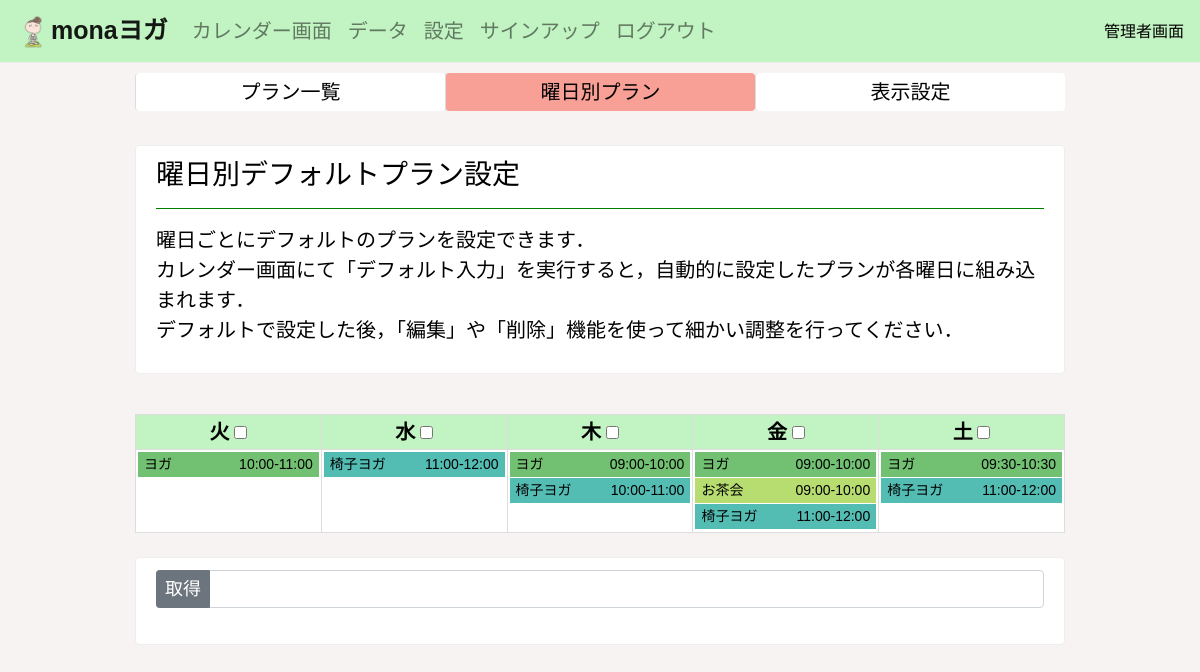
The app's page /calendar_default/ (signed in), older data.
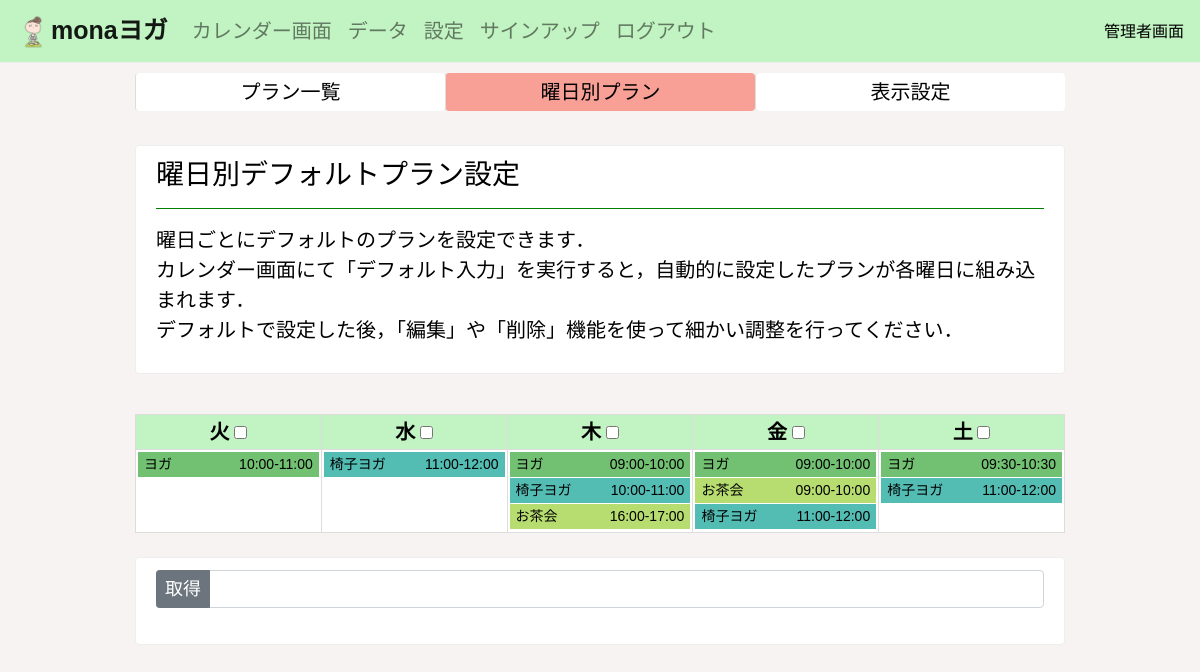
The same page, newer data.
### yogaapp/models.py (models this page shows, shortened)
class WeekdayDefaultModel(models.Model):
    weekday = models.CharField('曜日', max_length=100, default='')
    plan = models.CharField('プラン', max_length=100, default=0)
    time = models.CharField('時間', max_length=50, default='')
    location = models.CharField('場所', max_length=50, default='スタジオ')
    max_book = models.IntegerField('最大予約人数', default=7)
    plan_num = models.IntegerField('モデルナンバー', default=0)

### yogaapp/views/view6.py (the view, shortened to what this page needs)
# urls.py: path('calendar_default/', calendar_dafault_func, name='calendar_default'),
@login_required
def calendar_dafault_func(request):
    setting_plan_model = SettingPlanModel.objects.all().order_by('plan_num')
    a = WeekdayCalendar()
    context = a.get_context_data(setting_plan_model)
    return render(request, 'weekday_default.html', context)

### yogaapp/views/view6.py (called while the page is built)
    def sort_by_time(self, plan_list):
        new_plan_list = []
        for item_list in plan_list:
            if len(item_list) >= 2:
                try:
                    plan = sorted(item_list, key = lambda x: x.time)
                except:
                    pass
                new_plan_list.append(plan)
            else:
                new_plan_list.append(item_list)
        return new_plan_list

    def make_weekday_list(self, plan_list):
        weekday_list = ['monday', 'tuesday', 'wednesday', 'thursday', 'friday', 'saturday']
        if  self.monday == 0: #月曜日が非表示の時の処理
            plan_list.pop(0)
            weekday_list.pop(0)
        return weekday_list

### templates/weekday_default.html (shortened to what this page needs)
{% extends 'base.html' %}
{% load static %}
{% block customcss %}
<link rel="stylesheet" type="text/css" href="{% static 'book_admin.css' %}">
<link rel="stylesheet" type="text/css" href="{% static 'weekday_default.css' %}">
{% endblock customcss %}
{% block header %}
{% include 'header_admin.html' %}
{% endblock header %}
{% block content %}
<div class="container">
    <div class="order_top" id="order" style="margin-top: 10px; margin-bottom: 10px;">
        <ul class="nav nav-pills">
            <li class="nav-item">
                <a id="callendar" class="nav-link" href="{% url 'setting_plan' %}">プラン一覧</a>
            </li>
            <li class="nav-item" style="background-color: rgb(248, 160, 150);">
                <a id="access" class="nav-link" href="{% url 'calendar_default' %}">曜日別プラン</a>
            </li>
            <li class="nav-item">
                <a id="booked_list" class="nav-link" href="{% url 'note' %}">表示設定</a>
            </li>
        </ul>
    </div>
    <br>
    <div class="alert alert-warning setting" role="alert">
        <h3>曜日別デフォルトプラン設定</h3>
        <hr style="border-color: green;">
        <p>
            曜日ごとにデフォルトのプランを設定できます．<br>
            カレンダー画面にて「デフォルト入力」を実行すると，自動的に設定したプランが各曜日に組み込まれます．<br>
            デフォルトで設定した後，「編集」や「削除」機能を使って細かい調整を行ってください．
        </p>
    </div>
    <br>
    <table width="100%">
        <thead style="background-color: rgb(194, 243, 194);">
            <th>火 <input type="checkbox" class="checks" value="tuesday"></th>
            <th>水 <input type="checkbox" class="checks" value="wednesday"></th>
            <th>木 <input type="checkbox" class="checks" value="thursday"></th>
            <th>金 <input type="checkbox" class="checks" value="friday"></th>
            <th>土 <input type="checkbox" class="checks" value="saturday"></th>
        </thead>
        <tr class="box">
            {% for weekday, plans in plan_list %}
            <th>
                <a href="{% url 'weekday_detail' weekday %}">
                    {% for plan in plans %}
                    <p class="yoga_set yoga{{ plan.plan_num }}">{{ plan.plan}}<span class="hidden">{{ plan.time }}</span></p>
                    {% endfor %}
                </a>
            </th>
            {% endfor %}
        </tr>
    </table>
    <br>
    <div class="alert alert-warning setting" role="alert">
        <form action="" method="POST" name="form1">{% csrf_token %}
            <div class="input-group flex-nowrap">
                <div class="input-group-prepend">
                    <input type="button" class="btn btn-secondary btn-sm" onclick="check_click()" value="取得">
                </div>
                <input type="" class="form-control" placeholder="" id="checked" name="select_days" readonly
                    style="background-color: #fff;">
            </div>
            <br>
        </form>
    </div>
</div>
{% endblock content %}

Row changes from the older to the newer data that the page shows:
added WeekdayDefaultModel: plan "お茶会", time "16:00-17:00", plan_num 3 (drawn)
